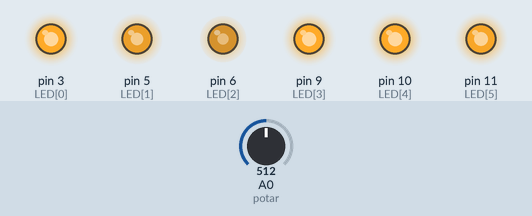
Recording of a sketch running on a simulated Arduino Uno, built with avr-gcc and run on an emulated ATmega328P. On the bench: output pins drawn as LEDs (lit = HIGH). The test bench sets the inputs (shaded band); at power-on: A0 (potar) = 512.

Above: at 0.68 s.
1.3 s: A0 (potar) set to 122
4.3 s: A0 (potar) set to 0
At 5.06 s:
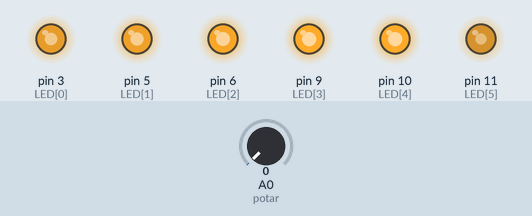
7.3 s: A0 (potar) set to 16
10.3 s: A0 (potar) set to 900
At 10.73 s:
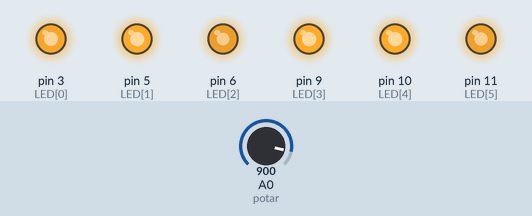
Timing chart, 0 to 14.3 s (numbered marks = the images above; inputs shaded):
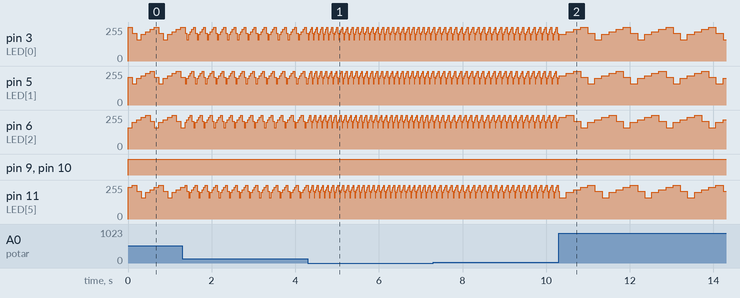

Measured:
- by itself, pin 3 (LED[0]): repeats every 1.0 s: 220/255 0.17 s, 240/255 0.17 s, 255/255 0.17 s, 210/255 0.17 s, 160/255 0.17 s, 200/255 0.17 s
- by itself, pin 5 (LED[1]): repeats every 1.0 s: 240/255 0.17 s, 255/255 0.17 s, 210/255 0.17 s, 160/255 0.17 s, 200/255 0.17 s, 220/255 0.17 s
- by itself, pin 6 (LED[2]): repeats every 1.0 s: 255/255 0.17 s, 210/255 0.17 s, 160/255 0.17 s, 200/255 0.17 s, 220/255 0.17 s, 240/255 0.17 s
- by itself, pin 11 (LED[5]): repeats every 1.0 s: 200/255 0.17 s, 220/255 0.17 s, 240/255 0.17 s, 255/255 0.17 s, 210/255 0.17 s, 160/255 0.17 s

The sketch:

Animation_youtube.ino
```cpp
const int LED[6] = {3,5,6,9,10,11}; //sortie LEDs
const char pwm[6] = {255,210,160,200,220,240}; //niveaux de luminosité utilisé
const int potar = 0; //potentiometre sur la broche 0

void setup()
{
	pinMode(potar, INPUT);
	for(int i=0; i<6; i++)
		pinMode(LED[i], OUTPUT);
}

void loop()
{
	for(int i=0; i<6; i++) //étape de l'animation
	{
		for(int n=0; n<6; n++) //mise à jour des LEDs
		{
			analogWrite(LED[n], pwm[(n+i)%6]);
		}
		int temps = analogRead(potar);
		delay(temps/6 + 20); //tmax = 190ms, tmin = 20ms
	}
}
```
